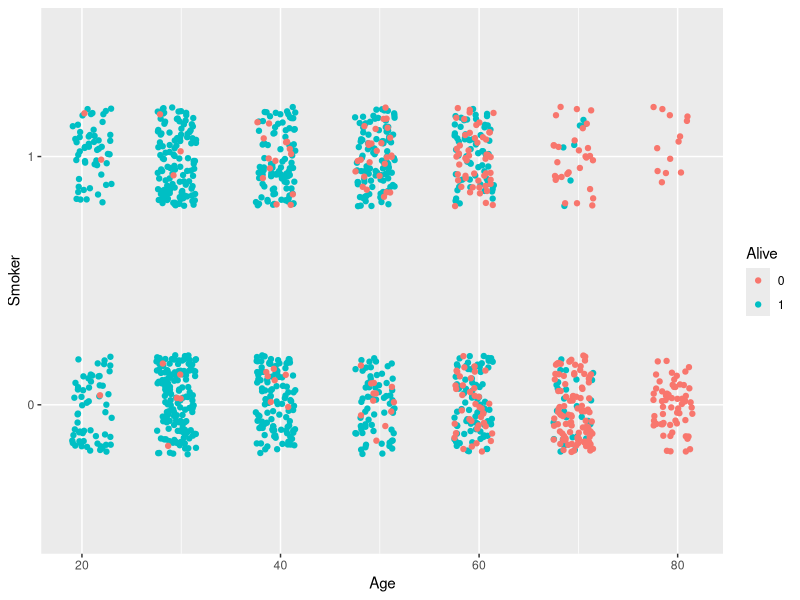
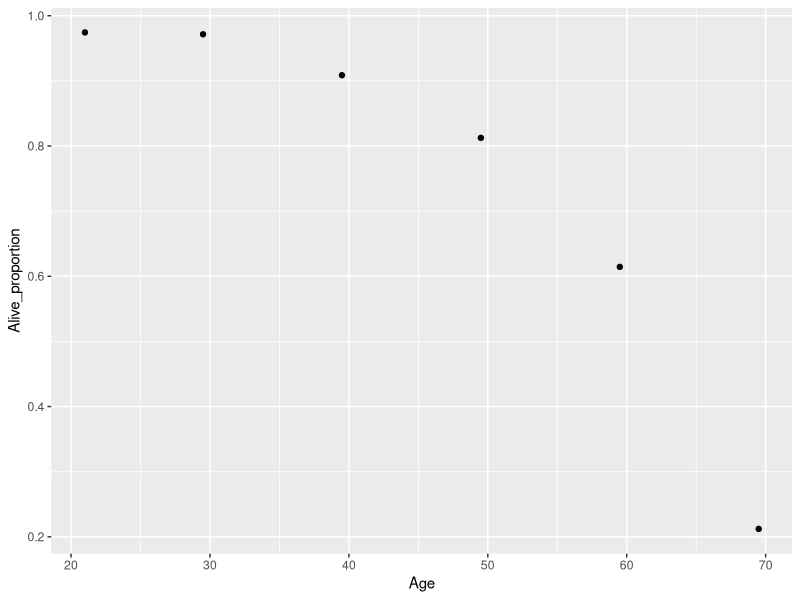
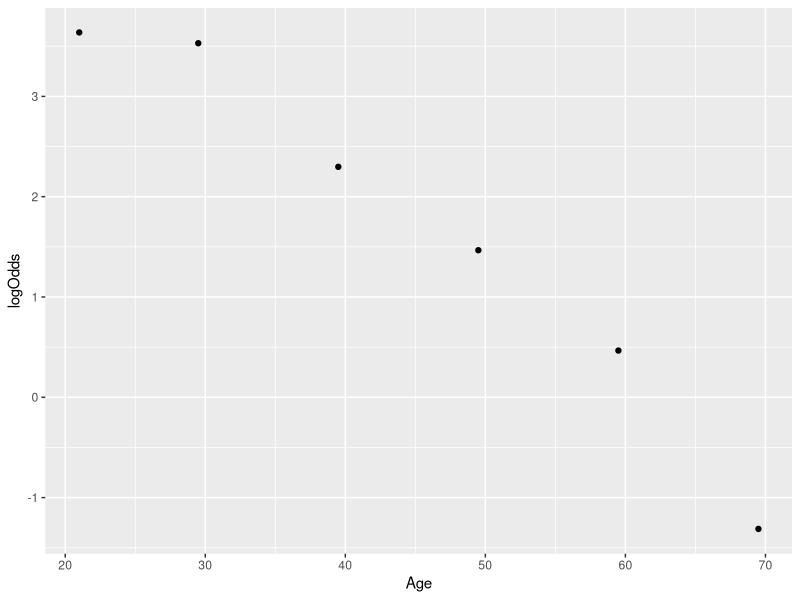

Write the R code that produced these figures, in order.
## ---- chunk 1
knitr::opts_chunk$set(echo = TRUE)
## ---- chunk 2
library(tidyverse)
## ---- chunk 3
smoke = read.table(file = "smoke.csv", header = T, sep = ",")
smoke$Alive = factor(smoke$Alive)
smoke$Smoker = factor(smoke$Smoker)
smoke %>% group_by(Smoker,Alive) %>% count() %>% spread(key = "Smoker",value = "n")
smoke %>% ggplot(aes(x = Age, y = Smoker, color = Alive)) + geom_jitter(width = 2, height = 0.2) 
## ---- chunk 4
#Let's look at a plot of age vs proportion alive
summary = smoke %>% count(Age, Alive) %>%
  group_by(Age) %>%
  mutate(Alive_proportion = n/sum(n),
         total = sum(n)) %>%
  filter(Alive == 1) %>% select(-c(Alive,n))

summary %>%
  ggplot(aes(x = Age, y = Alive_proportion)) +
  geom_point()
## ---- chunk 5
summary = summary %>% 
  mutate(logOdds = log(Alive_proportion/(1-Alive_proportion)))
summary %>% ggplot(aes(x = Age, y = logOdds)) +
  geom_point()
## ---- chunk 6
# In practice, we would just do this:
model_age = glm(Alive ~ Age, data = smoke, family = "binomial")
summary(model_age)
## ---- chunk 7
summary_model = model_age %>% fortify()
summary_model = summary_model %>% mutate(predicted_prob = exp(.fitted)/(1 + exp(.fitted)))
## ---- chunk 8
model_smoker = glm(Alive ~ Smoker, data = smoke, family = "binomial")
summary(model_smoker)
